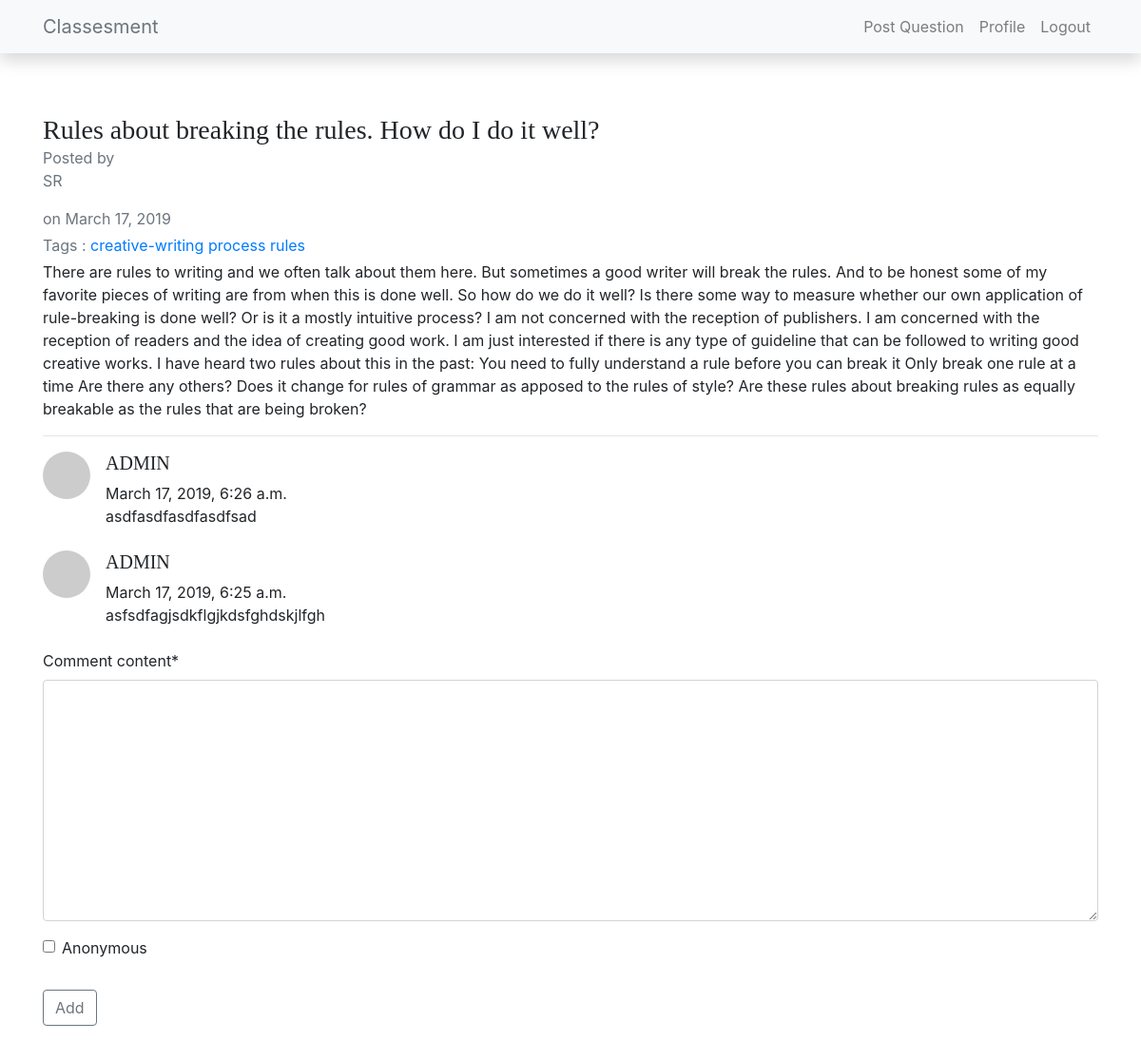
Screenshot of /thread/14 (signed in) with the database file from the repository.
### blog/models.py (models this page shows, shortened)
class Post(models.Model):
    author = models.ForeignKey(User, on_delete=models.CASCADE)
    title = models.CharField(max_length = 100)
    content = models.TextField()
    dateposted = models.DateTimeField(default=timezone.now)
    tags = TaggableManager()
    anonymous = models.BooleanField()

class Comment(models.Model):
    article = models.ForeignKey(Post,on_delete = models.CASCADE)
    comment_author = models.CharField(max_length = 50)
    comment_content = models.TextField()
    comment_date = models.DateTimeField(default=timezone.now)
    anonymous = models.BooleanField()
    class Meta:
        ordering = ['-comment_date']

### blog/views.py (the view, shortened to what this page needs)
# urls.py: path('thread/<int:id>', views.thread, name='thread'),
@login_required
def thread(request, id):
    post = get_object_or_404(Post,id = id)
    author = post.author.username
    if post.anonymous == True:
        author = encrypt_string(post.author.username)[:15]
    comments = post.comment_set.all()
    comment_form = CommentForm()
    ctx = {
        'post': post,
        'author':author,
        'comment_form' : comment_form,
        'comments': comments
    }
    return render(request, 'blog/details.html', ctx)

### blog/forms.py
class CommentForm(forms.ModelForm):
    class Meta:
        model = Comment
        exclude = ('article', 'comment_author', 'comment_date',)

### blog/templates/blog/details.html (shortened to what this page needs)
{% extends "blog/base.html" %}
{% load crispy_forms_tags %}
    {% block content %}
    <h3 class="mb-0">{{ post.title }}</h3>
    <div class="mb-1 text-muted">Posted by <p style="text-transform:uppercase">{{ author }}</p> on {{ post.dateposted|date:"F d, Y" }}</div>
    {% if post.tags %}
    <div class="mb-1 text-muted"> Tags :
        {% for tag in post.tags.all %}
        <a href="{% url 'tag-view' tag %}">{{ tag }}</a>
        {% endfor %}
    </div>
    {% endif %}
    <p class="article-content">{{ post.content }}</p>
    <hr>
         {% if comments %}
            {% for comment in comments  %}
                <div class="media mb-4">
                <img class="d-flex mr-3 rounded-circle" src="http://placehold.it/50x50" alt="">
                <div class="media-body">
                    <h5 class="mt-0" style="text-transform:uppercase">{{comment.comment_author}}</h5>
                    {{comment.comment_date}} <br>
                    {{comment.comment_content}}
                </div>
                </div>
            {% endfor %}
            <form action="{% url 'thread' post.id %}" method="post" enctype="multipart/form-data">
                <fieldset class="form-group">
                    {{ comment_form|crispy }}
                </fieldset>
                <div class="form-group">
                    <button class="btn btn-outline-secondary" type="submit">Add</button>
                </div>
            </form>
            {% endif %}
    {% endblock content %}

### users/static/css/blog.css (style rules this page uses)
h1, h2, h3, h4, h5, h6 { font-family: "Playfair Display", Georgia, "Times New Roman", serif; }

### rows the page displays
Post: title "Rules about breaking the rules. How do I do it well?", dateposted "March 17, 2019", content "There are rules to writing and we often talk about them here. But sometimes a good writer will break the rules. And to be honest some of my favorite pieces of writing are from when this is done well. So how do we do it well? Is there some way to measure whether our own application of rule-breaking is done well? Or is it a mostly intuitive process? I am not concerned with the reception of publishers. I am concerned with the reception of readers and the idea of creating good work. I am just interested if there is any type of guideline that can be followed to writing good creative works. I have heard two rules about this in the past: You need to fully understand a rule before you can break it…"
Tag: name "creative-writing"
Tag: name "process"
Tag: name "rules"
Comment: comment_author "ADMIN", comment_date "March 17, 2019, 6:26 a.m.", comment_content "asdfasdfasdfasdfsad"
Comment: comment_author "ADMIN", comment_date "March 17, 2019, 6:25 a.m.", comment_content "asfsdfagjsdkflgjkdsfghdskjlfgh"

### other values shown
{{ author }} "SR"
